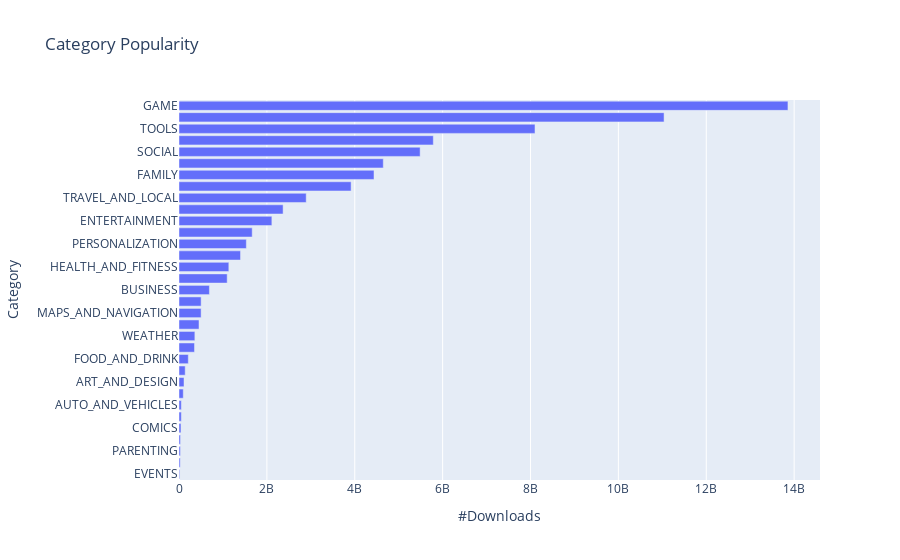

The notebook cell this image was saved under:
### Code cell
h_bar = px.bar(x = cat_install.Installs,
              y = cat_install.index,
              orientation="h",
              title="Category Popularity")
h_bar.update_layout(xaxis_title="#Downloads", yaxis_title="Category")
h_bar.show()

### Figure 1 — Plotly figure (JSON) as saved in the notebook; plotly's stock layout.template omitted (floating-point values rounded to 4 significant figures)
{"data": [{"alignmentgroup": "True", "hovertemplate": "x=%{x}<br>y=%{y}<extra></extra>", "legendgroup": "", "marker": {"color": "#636efa", "pattern": {"shape": ""}}, "name": "", "offsetgroup": "", "orientation": "h", "showlegend": false, "textposition": "auto", "type": "bar", "x": [15973161, 27197050, 31521110, 34204177, 44981150, 52995910, 53130211, 97212461, 114338100, 140926107, 211798751, 352952000, 361100520, 455285734, 503281890, 503693539, 692164865, 1096474498, 1134022512, 1400348785, 1532494782, 1665969576, 2113660000, 2369217760, 2894887146, 3917002720, 4438016405, 4649147655, 5487867902, 5788091369, 8101771915, 11039276251, 13858924415], "xaxis": "x", "y": ["EVENTS", "BEAUTY", "PARENTING", "MEDICAL", "COMICS", "LIBRARIES_AND_DEMO", "AUTO_AND_VEHICLES", "HOUSE_AND_HOME", "ART_AND_DESIGN", "DATING", "FOOD_AND_DRINK", "EDUCATION", "WEATHER", "FINANCE", "MAPS_AND_NAVIGATION", "LIFESTYLE", "BUSINESS", "SPORTS", "HEALTH_AND_FITNESS", "SHOPPING", "PERSONALIZATION", "BOOKS_AND_REFERENCE", "ENTERTAINMENT", "NEWS_AND_MAGAZINES", "TRAVEL_AND_LOCAL", "VIDEO_PLAYERS", "FAMILY", "PHOTOGRAPHY", "SOCIAL", "PRODUCTIVITY", "TOOLS", "COMMUNICATION", "GAME"], "yaxis": "y"}], "layout": {"barmode": "relative", "legend": {"tracegroupgap": 0}, "title": {"text": "Category Popularity"}, "xaxis": {"anchor": "y", "domain": [0, 1], "title": {"text": "#Downloads"}}, "yaxis": {"anchor": "x", "domain": [0, 1], "title": {"text": "Category"}}}}
